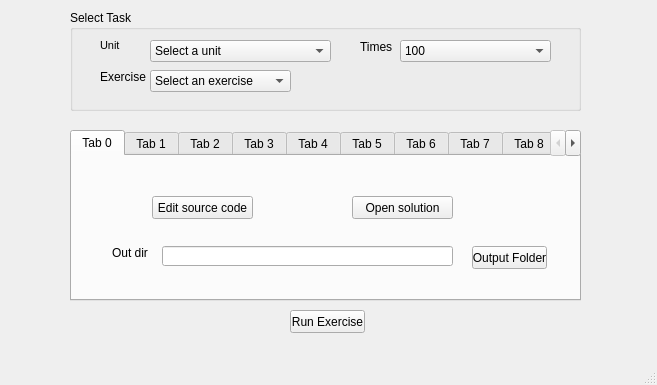
<?xml version="1.0" encoding="UTF-8"?>
<ui version="4.0">
 <class>MainWindow</class>
 <widget class="QMainWindow" name="MainWindow">
  <property name="geometry">
   <rect>
    <x>0</x>
    <y>0</y>
    <width>657</width>
    <height>385</height>
   </rect>
  </property>
  <property name="windowTitle">
   <string>MainWindow</string>
  </property>
  <widget class="QWidget" name="centralwidget">
   <widget class="QGroupBox" name="groupBox">
    <property name="enabled">
     <bool>true</bool>
    </property>
    <property name="geometry">
     <rect>
      <x>70</x>
      <y>10</y>
      <width>511</width>
      <height>101</height>
     </rect>
    </property>
    <property name="title">
     <string>Select Task</string>
    </property>
    <widget class="QLabel" name="label">
     <property name="geometry">
      <rect>
       <x>30</x>
       <y>20</y>
       <width>101</width>
       <height>31</height>
      </rect>
     </property>
     <property name="font">
      <font>
       <pointsize>8</pointsize>
      </font>
     </property>
     <property name="text">
      <string>Unit</string>
     </property>
    </widget>
    <widget class="QLabel" name="label_2">
     <property name="geometry">
      <rect>
       <x>30</x>
       <y>60</y>
       <width>47</width>
       <height>13</height>
      </rect>
     </property>
     <property name="text">
      <string>Exercise</string>
     </property>
    </widget>
    <widget class="QComboBox" name="comboBox">
     <property name="geometry">
      <rect>
       <x>80</x>
       <y>30</y>
       <width>181</width>
       <height>22</height>
      </rect>
     </property>
     <item>
      <property name="text">
       <string>Select a unit</string>
      </property>
     </item>
     <item>
      <property name="text">
       <string>Unit 2</string>
      </property>
     </item>
     <item>
      <property name="text">
       <string>Unit 3</string>
      </property>
     </item>
     <item>
      <property name="text">
       <string>Unit 4</string>
      </property>
     </item>
     <item>
      <property name="text">
       <string>Unit 5</string>
      </property>
     </item>
     <item>
      <property name="text">
       <string>Unit 6</string>
      </property>
     </item>
     <item>
      <property name="text">
       <string>Unit 7</string>
      </property>
     </item>
     <item>
      <property name="text">
       <string>Unit 8</string>
      </property>
     </item>
     <item>
      <property name="text">
       <string>Unit 9</string>
      </property>
     </item>
     <item>
      <property name="text">
       <string>Unit 10</string>
      </property>
     </item>
    </widget>
    <widget class="QComboBox" name="matrix">
     <property name="geometry">
      <rect>
       <x>80</x>
       <y>60</y>
       <width>141</width>
       <height>22</height>
      </rect>
     </property>
     <item>
      <property name="text">
       <string>Select an exercise</string>
      </property>
     </item>
    </widget>
    <widget class="QLabel" name="label_3">
     <property name="geometry">
      <rect>
       <x>290</x>
       <y>30</y>
       <width>47</width>
       <height>13</height>
      </rect>
     </property>
     <property name="text">
      <string>Times</string>
     </property>
    </widget>
    <widget class="QComboBox" name="times">
     <property name="geometry">
      <rect>
       <x>330</x>
       <y>30</y>
       <width>151</width>
       <height>22</height>
      </rect>
     </property>
     <item>
      <property name="text">
       <string>100</string>
      </property>
     </item>
     <item>
      <property name="text">
       <string>1</string>
      </property>
     </item>
    </widget>
   </widget>
   <widget class="QPushButton" name="pushButton_3">
    <property name="geometry">
     <rect>
      <x>290</x>
      <y>310</y>
      <width>75</width>
      <height>23</height>
     </rect>
    </property>
    <property name="text">
     <string>Run Exercise</string>
    </property>
   </widget>
   <widget class="QTabWidget" name="tabWidget">
    <property name="geometry">
     <rect>
      <x>70</x>
      <y>130</y>
      <width>511</width>
      <height>171</height>
     </rect>
    </property>
    <property name="currentIndex">
     <number>0</number>
    </property>
    <widget class="QWidget" name="tab_5">
     <attribute name="title">
      <string>Tab 0</string>
     </attribute>
     <widget class="QPushButton" name="pushButton_22">
      <property name="geometry">
       <rect>
        <x>80</x>
        <y>40</y>
        <width>101</width>
        <height>23</height>
       </rect>
      </property>
      <property name="text">
       <string>Edit source code</string>
      </property>
     </widget>
     <widget class="QLabel" name="label_32">
      <property name="geometry">
       <rect>
        <x>40</x>
        <y>90</y>
        <width>47</width>
        <height>13</height>
       </rect>
      </property>
      <property name="text">
       <string>Out dir</string>
      </property>
     </widget>
     <widget class="QLineEdit" name="lineEdit_14">
      <property name="geometry">
       <rect>
        <x>90</x>
        <y>90</y>
        <width>291</width>
        <height>20</height>
       </rect>
      </property>
     </widget>
     <widget class="QPushButton" name="pushButton_23">
      <property name="geometry">
       <rect>
        <x>400</x>
        <y>90</y>
        <width>75</width>
        <height>23</height>
       </rect>
      </property>
      <property name="text">
       <string>Output Folder</string>
      </property>
     </widget>
     <widget class="QPushButton" name="pushButton_24">
      <property name="geometry">
       <rect>
        <x>280</x>
        <y>40</y>
        <width>101</width>
        <height>23</height>
       </rect>
      </property>
      <property name="text">
       <string>Open solution</string>
      </property>
     </widget>
    </widget>
    <widget class="QWidget" name="p3_3">
     <attribute name="title">
      <string>Tab 1</string>
     </attribute>
     <widget class="QLabel" name="label_4">
      <property name="geometry">
       <rect>
        <x>60</x>
        <y>40</y>
        <width>41</width>
        <height>16</height>
       </rect>
      </property>
      <property name="text">
       <string>Select </string>
      </property>
     </widget>
     <widget class="QComboBox" name="comboBox_4">
      <property name="geometry">
       <rect>
        <x>110</x>
        <y>40</y>
        <width>201</width>
        <height>22</height>
       </rect>
      </property>
      <item>
       <property name="text">
        <string>Default</string>
       </property>
      </item>
      <item>
       <property name="text">
        <string>Change initial pool sizes I</string>
       </property>
      </item>
      <item>
       <property name="text">
        <string>Change initial pool sizes II</string>
       </property>
      </item>
      <item>
       <property name="text">
        <string>Change carbon input I</string>
       </property>
      </item>
      <item>
       <property name="text">
        <string>Change carbon input II</string>
       </property>
      </item>
     </widget>
     <widget class="QLabel" name="label_27">
      <property name="geometry">
       <rect>
        <x>30</x>
        <y>100</y>
        <width>47</width>
        <height>13</height>
       </rect>
      </property>
      <property name="text">
       <string>Out dir</string>
      </property>
     </widget>
     <widget class="QLineEdit" name="lineEdit_11">
      <property name="geometry">
       <rect>
        <x>90</x>
        <y>100</y>
        <width>291</width>
        <height>20</height>
       </rect>
      </property>
     </widget>
     <widget class="QPushButton" name="pushButton_18">
      <property name="geometry">
       <rect>
        <x>400</x>
        <y>100</y>
        <width>75</width>
        <height>23</height>
       </rect>
      </property>
      <property name="text">
       <string>Output Folder</string>
      </property>
     </widget>
     <widget class="QPushButton" name="pushButton">
      <property name="geometry">
       <rect>
        <x>350</x>
        <y>40</y>
        <width>101</width>
        <height>23</height>
       </rect>
      </property>
      <property name="text">
       <string>Open source code</string>
      </property>
     </widget>
     <widget class="QComboBox" name="comboBox_19">
      <property name="geometry">
       <rect>
        <x>110</x>
        <y>40</y>
        <width>201</width>
        <height>22</height>
       </rect>
      </property>
      <item>
       <property name="text">
        <string>Low foilage turnover</string>
       </property>
      </item>
      <item>
       <property name="text">
        <string>Low passive soil turnover</string>
       </property>
      </item>
      <item>
       <property name="text">
        <string>High allocation to foilage</string>
       </property>
      </item>
      <item>
       <property name="text">
        <string>High allocation to woody</string>
       </property>
      </item>
      <item>
       <property name="text">
        <string>Multiple changes I</string>
       </property>
      </item>
      <item>
       <property name="text">
        <string>Multiple changes II</string>
       </property>
      </item>
     </widget>
     <widget class="QComboBox" name="comboBox_5">
      <property name="geometry">
       <rect>
        <x>110</x>
        <y>40</y>
        <width>201</width>
        <height>22</height>
       </rect>
      </property>
      <item>
       <property name="text">
        <string>Default ND</string>
       </property>
      </item>
      <item>
       <property name="text">
        <string>Default SASU</string>
       </property>
      </item>
      <item>
       <property name="text">
        <string>High C input ND</string>
       </property>
      </item>
      <item>
       <property name="text">
        <string>High C input SASU</string>
       </property>
      </item>
      <item>
       <property name="text">
        <string>High K passive ND</string>
       </property>
      </item>
      <item>
       <property name="text">
        <string>High K passive SASU</string>
       </property>
      </item>
     </widget>
     <widget class="QComboBox" name="comboBox_14">
      <property name="geometry">
       <rect>
        <x>110</x>
        <y>40</y>
        <width>201</width>
        <height>22</height>
       </rect>
      </property>
      <item>
       <property name="text">
        <string>Default ND</string>
       </property>
      </item>
      <item>
       <property name="text">
        <string>Default SASU</string>
       </property>
      </item>
      <item>
       <property name="text">
        <string>Nonlinear foilage C with ND</string>
       </property>
      </item>
      <item>
       <property name="text">
        <string>Nonlinear foliage C with SASU</string>
       </property>
      </item>
      <item>
       <property name="text">
        <string>Nonlinear soil C with ND</string>
       </property>
      </item>
      <item>
       <property name="text">
        <string>Nonlinear soil C with SASU</string>
       </property>
      </item>
     </widget>
    </widget>
    <widget class="QWidget" name="tab_3">
     <attribute name="title">
      <string>Tab 2</string>
     </attribute>
     <widget class="QLabel" name="label_28">
      <property name="geometry">
       <rect>
        <x>30</x>
        <y>100</y>
        <width>47</width>
        <height>16</height>
       </rect>
      </property>
      <property name="text">
       <string>Out Dir</string>
      </property>
     </widget>
     <widget class="QLineEdit" name="lineEdit_12">
      <property name="geometry">
       <rect>
        <x>90</x>
        <y>100</y>
        <width>291</width>
        <height>20</height>
       </rect>
      </property>
     </widget>
     <widget class="QPushButton" name="pushButton_19">
      <property name="geometry">
       <rect>
        <x>400</x>
        <y>100</y>
        <width>81</width>
        <height>23</height>
       </rect>
      </property>
      <property name="text">
       <string>Output Folder</string>
      </property>
     </widget>
     <widget class="QLabel" name="label_30">
      <property name="geometry">
       <rect>
        <x>170</x>
        <y>40</y>
        <width>41</width>
        <height>16</height>
       </rect>
      </property>
      <property name="text">
       <string>Select</string>
      </property>
     </widget>
     <widget class="QComboBox" name="comboBox_16">
      <property name="geometry">
       <rect>
        <x>210</x>
        <y>40</y>
        <width>111</width>
        <height>22</height>
       </rect>
      </property>
      <item>
       <property name="text">
        <string>Spatial</string>
       </property>
      </item>
      <item>
       <property name="text">
        <string>Temporal</string>
       </property>
      </item>
     </widget>
    </widget>
    <widget class="QWidget" name="tab_4">
     <attribute name="title">
      <string>Tab 3</string>
     </attribute>
     <widget class="QComboBox" name="comboBox_17">
      <property name="geometry">
       <rect>
        <x>170</x>
        <y>30</y>
        <width>69</width>
        <height>22</height>
       </rect>
      </property>
      <item>
       <property name="text">
        <string>ambient</string>
       </property>
      </item>
      <item>
       <property name="text">
        <string>elevated</string>
       </property>
      </item>
     </widget>
     <widget class="QLabel" name="label_29">
      <property name="geometry">
       <rect>
        <x>130</x>
        <y>30</y>
        <width>47</width>
        <height>13</height>
       </rect>
      </property>
      <property name="text">
       <string>CO2</string>
      </property>
     </widget>
     <widget class="QLabel" name="label_31">
      <property name="geometry">
       <rect>
        <x>40</x>
        <y>90</y>
        <width>61</width>
        <height>20</height>
       </rect>
      </property>
      <property name="text">
       <string>Output Dir</string>
      </property>
     </widget>
     <widget class="QLineEdit" name="lineEdit_13">
      <property name="geometry">
       <rect>
        <x>120</x>
        <y>90</y>
        <width>251</width>
        <height>20</height>
       </rect>
      </property>
     </widget>
     <widget class="QPushButton" name="pushButton_20">
      <property name="geometry">
       <rect>
        <x>400</x>
        <y>90</y>
        <width>75</width>
        <height>23</height>
       </rect>
      </property>
      <property name="text">
       <string>Select</string>
      </property>
     </widget>
     <widget class="QPushButton" name="pushButton_21">
      <property name="geometry">
       <rect>
        <x>300</x>
        <y>30</y>
        <width>101</width>
        <height>23</height>
       </rect>
      </property>
      <property name="text">
       <string>Open source code</string>
      </property>
     </widget>
     <widget class="QComboBox" name="comboBox_18">
      <property name="geometry">
       <rect>
        <x>170</x>
        <y>30</y>
        <width>69</width>
        <height>22</height>
       </rect>
      </property>
      <item>
       <property name="text">
        <string>ambient</string>
       </property>
      </item>
     </widget>
    </widget>
    <widget class="QWidget" name="teco_simulation">
     <attribute name="title">
      <string>Tab 4</string>
     </attribute>
     <widget class="QLabel" name="label_21">
      <property name="geometry">
       <rect>
        <x>50</x>
        <y>40</y>
        <width>61</width>
        <height>20</height>
       </rect>
      </property>
      <property name="text">
       <string>Output Dir</string>
      </property>
     </widget>
     <widget class="QLineEdit" name="lineEdit_4">
      <property name="geometry">
       <rect>
        <x>120</x>
        <y>40</y>
        <width>251</width>
        <height>20</height>
       </rect>
      </property>
     </widget>
     <widget class="QPushButton" name="pushButton_11">
      <property name="geometry">
       <rect>
        <x>400</x>
        <y>40</y>
        <width>75</width>
        <height>23</height>
       </rect>
      </property>
      <property name="text">
       <string>Select</string>
      </property>
     </widget>
     <widget class="QPushButton" name="pushButton_2">
      <property name="geometry">
       <rect>
        <x>50</x>
        <y>90</y>
        <width>151</width>
        <height>23</height>
       </rect>
      </property>
      <property name="text">
       <string>Set Initial parameters</string>
      </property>
     </widget>
     <widget class="QPushButton" name="pushButton_4">
      <property name="geometry">
       <rect>
        <x>300</x>
        <y>90</y>
        <width>151</width>
        <height>23</height>
       </rect>
      </property>
      <property name="text">
       <string>Set Namelist</string>
      </property>
     </widget>
    </widget>
    <widget class="QWidget" name="teco_da">
     <attribute name="title">
      <string>Tab 5</string>
     </attribute>
     <widget class="QLabel" name="label_22">
      <property name="geometry">
       <rect>
        <x>50</x>
        <y>40</y>
        <width>61</width>
        <height>20</height>
       </rect>
      </property>
      <property name="text">
       <string>Output Dir</string>
      </property>
     </widget>
     <widget class="QLineEdit" name="lineEdit_5">
      <property name="geometry">
       <rect>
        <x>120</x>
        <y>40</y>
        <width>251</width>
        <height>20</height>
       </rect>
      </property>
     </widget>
     <widget class="QPushButton" name="pushButton_12">
      <property name="geometry">
       <rect>
        <x>400</x>
        <y>40</y>
        <width>75</width>
        <height>23</height>
       </rect>
      </property>
      <property name="text">
       <string>Select</string>
      </property>
     </widget>
     <widget class="QPushButton" name="pushButton_6">
      <property name="geometry">
       <rect>
        <x>350</x>
        <y>90</y>
        <width>151</width>
        <height>23</height>
       </rect>
      </property>
      <property name="text">
       <string>Set Namelist</string>
      </property>
     </widget>
     <widget class="QPushButton" name="pushButton_5">
      <property name="geometry">
       <rect>
        <x>10</x>
        <y>90</y>
        <width>151</width>
        <height>23</height>
       </rect>
      </property>
      <property name="text">
       <string>Set Initial parameters</string>
      </property>
     </widget>
     <widget class="QPushButton" name="pushButton_15">
      <property name="geometry">
       <rect>
        <x>180</x>
        <y>90</y>
        <width>151</width>
        <height>23</height>
       </rect>
      </property>
      <property name="text">
       <string>select DA pars</string>
      </property>
     </widget>
    </widget>
    <widget class="QWidget" name="teco_forecasting">
     <attribute name="title">
      <string>Tab 6</string>
     </attribute>
     <widget class="QPushButton" name="pushButton_7">
      <property name="geometry">
       <rect>
        <x>400</x>
        <y>10</y>
        <width>75</width>
        <height>23</height>
       </rect>
      </property>
      <property name="text">
       <string>Set DA folder</string>
      </property>
     </widget>
     <widget class="QLabel" name="label_5">
      <property name="geometry">
       <rect>
        <x>6</x>
        <y>10</y>
        <width>71</width>
        <height>20</height>
       </rect>
      </property>
      <property name="text">
       <string>Set DA folder</string>
      </property>
     </widget>
     <widget class="QLineEdit" name="lineEdit">
      <property name="geometry">
       <rect>
        <x>90</x>
        <y>10</y>
        <width>291</width>
        <height>20</height>
       </rect>
      </property>
      <property name="text">
       <string/>
      </property>
     </widget>
     <widget class="QLabel" name="label_6">
      <property name="geometry">
       <rect>
        <x>190</x>
        <y>40</y>
        <width>101</width>
        <height>20</height>
       </rect>
      </property>
      <property name="text">
       <string>Forecast date end:</string>
      </property>
     </widget>
     <widget class="QDateEdit" name="dateEdit">
      <property name="geometry">
       <rect>
        <x>290</x>
        <y>40</y>
        <width>110</width>
        <height>22</height>
       </rect>
      </property>
      <property name="dateTime">
       <datetime>
        <hour>12</hour>
        <minute>0</minute>
        <second>0</second>
        <year>2011</year>
        <month>1</month>
        <day>2</day>
       </datetime>
      </property>
      <property name="calendarPopup">
       <bool>true</bool>
      </property>
     </widget>
     <widget class="QLabel" name="label_7">
      <property name="geometry">
       <rect>
        <x>10</x>
        <y>40</y>
        <width>161</width>
        <height>21</height>
       </rect>
      </property>
      <property name="text">
       <string>Forecast date start: 01/01/2011</string>
      </property>
     </widget>
     <widget class="QLabel" name="label_8">
      <property name="geometry">
       <rect>
        <x>10</x>
        <y>70</y>
        <width>81</width>
        <height>16</height>
       </rect>
      </property>
      <property name="text">
       <string>Warming (0-9℃)</string>
      </property>
     </widget>
     <widget class="QComboBox" name="comboBox_2">
      <property name="geometry">
       <rect>
        <x>100</x>
        <y>70</y>
        <width>69</width>
        <height>22</height>
       </rect>
      </property>
      <item>
       <property name="text">
        <string>0</string>
       </property>
      </item>
      <item>
       <property name="text">
        <string>2.25</string>
       </property>
      </item>
      <item>
       <property name="text">
        <string>4.5</string>
       </property>
      </item>
      <item>
       <property name="text">
        <string>6.75</string>
       </property>
      </item>
      <item>
       <property name="text">
        <string>9</string>
       </property>
      </item>
     </widget>
     <widget class="QLabel" name="label_9">
      <property name="geometry">
       <rect>
        <x>220</x>
        <y>70</y>
        <width>151</width>
        <height>16</height>
       </rect>
      </property>
      <property name="text">
       <string>CO2 fertilization (380-900 ppm)</string>
      </property>
     </widget>
     <widget class="QComboBox" name="comboBox_3">
      <property name="geometry">
       <rect>
        <x>380</x>
        <y>70</y>
        <width>69</width>
        <height>22</height>
       </rect>
      </property>
      <item>
       <property name="text">
        <string>380</string>
       </property>
      </item>
      <item>
       <property name="text">
        <string>900</string>
       </property>
      </item>
     </widget>
     <widget class="QLabel" name="label_24">
      <property name="geometry">
       <rect>
        <x>30</x>
        <y>110</y>
        <width>47</width>
        <height>13</height>
       </rect>
      </property>
      <property name="text">
       <string>Out Dir</string>
      </property>
     </widget>
     <widget class="QLineEdit" name="lineEdit_8">
      <property name="geometry">
       <rect>
        <x>90</x>
        <y>110</y>
        <width>271</width>
        <height>20</height>
       </rect>
      </property>
     </widget>
     <widget class="QPushButton" name="pushButton_14">
      <property name="geometry">
       <rect>
        <x>384</x>
        <y>110</y>
        <width>101</width>
        <height>23</height>
       </rect>
      </property>
      <property name="text">
       <string>Set Output Folder</string>
      </property>
     </widget>
    </widget>
    <widget class="QWidget" name="tab">
     <attribute name="title">
      <string>Tab 7</string>
     </attribute>
     <widget class="QLabel" name="label_25">
      <property name="geometry">
       <rect>
        <x>30</x>
        <y>60</y>
        <width>47</width>
        <height>13</height>
       </rect>
      </property>
      <property name="text">
       <string>OutDir</string>
      </property>
     </widget>
     <widget class="QLineEdit" name="lineEdit_9">
      <property name="geometry">
       <rect>
        <x>80</x>
        <y>60</y>
        <width>281</width>
        <height>20</height>
       </rect>
      </property>
     </widget>
     <widget class="QPushButton" name="pushButton_16">
      <property name="geometry">
       <rect>
        <x>370</x>
        <y>60</y>
        <width>111</width>
        <height>23</height>
       </rect>
      </property>
      <property name="text">
       <string>Set Output Folder</string>
      </property>
     </widget>
    </widget>
    <widget class="QWidget" name="proda_2">
     <attribute name="title">
      <string>Tab 8</string>
     </attribute>
     <widget class="QLabel" name="label_10">
      <property name="geometry">
       <rect>
        <x>20</x>
        <y>10</y>
        <width>47</width>
        <height>13</height>
       </rect>
      </property>
      <property name="text">
       <string>Optimizer</string>
      </property>
     </widget>
     <widget class="QComboBox" name="comboBox_6">
      <property name="geometry">
       <rect>
        <x>10</x>
        <y>30</y>
        <width>69</width>
        <height>22</height>
       </rect>
      </property>
      <item>
       <property name="text">
        <string>adadelta</string>
       </property>
      </item>
      <item>
       <property name="text">
        <string>adam</string>
       </property>
      </item>
      <item>
       <property name="text">
        <string>RMSprop</string>
       </property>
      </item>
     </widget>
     <widget class="QLabel" name="label_11">
      <property name="geometry">
       <rect>
        <x>110</x>
        <y>10</y>
        <width>51</width>
        <height>16</height>
       </rect>
      </property>
      <property name="text">
       <string>Epoch Size</string>
      </property>
     </widget>
     <widget class="QComboBox" name="comboBox_7">
      <property name="geometry">
       <rect>
        <x>100</x>
        <y>30</y>
        <width>69</width>
        <height>22</height>
       </rect>
      </property>
      <item>
       <property name="text">
        <string>100</string>
       </property>
      </item>
      <item>
       <property name="text">
        <string>300</string>
       </property>
      </item>
      <item>
       <property name="text">
        <string>600</string>
       </property>
      </item>
      <item>
       <property name="text">
        <string>900</string>
       </property>
      </item>
      <item>
       <property name="text">
        <string>1200</string>
       </property>
      </item>
     </widget>
     <widget class="QLabel" name="label_12">
      <property name="geometry">
       <rect>
        <x>210</x>
        <y>10</y>
        <width>161</width>
        <height>16</height>
       </rect>
      </property>
      <property name="text">
       <string>Neurone Number for Each Layer</string>
      </property>
     </widget>
     <widget class="QComboBox" name="comboBox_8">
      <property name="geometry">
       <rect>
        <x>250</x>
        <y>30</y>
        <width>69</width>
        <height>22</height>
       </rect>
      </property>
      <item>
       <property name="text">
        <string>256</string>
       </property>
      </item>
      <item>
       <property name="text">
        <string>128</string>
       </property>
      </item>
      <item>
       <property name="text">
        <string>512</string>
       </property>
      </item>
     </widget>
     <widget class="QLabel" name="label_13">
      <property name="geometry">
       <rect>
        <x>400</x>
        <y>10</y>
        <width>91</width>
        <height>16</height>
       </rect>
      </property>
      <property name="text">
       <string>Activation Function</string>
      </property>
     </widget>
     <widget class="QComboBox" name="comboBox_9">
      <property name="geometry">
       <rect>
        <x>410</x>
        <y>30</y>
        <width>69</width>
        <height>22</height>
       </rect>
      </property>
      <item>
       <property name="text">
        <string>relu</string>
       </property>
      </item>
      <item>
       <property name="text">
        <string>tanh</string>
       </property>
      </item>
      <item>
       <property name="text">
        <string>sigmoid</string>
       </property>
      </item>
     </widget>
     <widget class="QLabel" name="label_14">
      <property name="geometry">
       <rect>
        <x>10</x>
        <y>60</y>
        <width>71</width>
        <height>16</height>
       </rect>
      </property>
      <property name="text">
       <string>Loss Function</string>
      </property>
     </widget>
     <widget class="QComboBox" name="comboBox_10">
      <property name="geometry">
       <rect>
        <x>10</x>
        <y>80</y>
        <width>69</width>
        <height>22</height>
       </rect>
      </property>
      <item>
       <property name="text">
        <string>joint_loss</string>
       </property>
      </item>
      <item>
       <property name="text">
        <string>mse</string>
       </property>
      </item>
     </widget>
     <widget class="QLabel" name="label_15">
      <property name="geometry">
       <rect>
        <x>110</x>
        <y>60</y>
        <width>47</width>
        <height>13</height>
       </rect>
      </property>
      <property name="text">
       <string>Batch Size</string>
      </property>
     </widget>
     <widget class="QComboBox" name="comboBox_11">
      <property name="geometry">
       <rect>
        <x>100</x>
        <y>80</y>
        <width>69</width>
        <height>22</height>
       </rect>
      </property>
      <item>
       <property name="text">
        <string>64</string>
       </property>
      </item>
      <item>
       <property name="text">
        <string>32</string>
       </property>
      </item>
      <item>
       <property name="text">
        <string>48</string>
       </property>
      </item>
     </widget>
     <widget class="QLabel" name="label_16">
      <property name="geometry">
       <rect>
        <x>260</x>
        <y>60</y>
        <width>41</width>
        <height>16</height>
       </rect>
      </property>
      <property name="text">
       <string>Layers</string>
      </property>
     </widget>
     <widget class="QComboBox" name="comboBox_12">
      <property name="geometry">
       <rect>
        <x>240</x>
        <y>80</y>
        <width>69</width>
        <height>22</height>
       </rect>
      </property>
      <item>
       <property name="text">
        <string>4</string>
       </property>
      </item>
      <item>
       <property name="text">
        <string>1</string>
       </property>
      </item>
      <item>
       <property name="text">
        <string>2</string>
       </property>
      </item>
      <item>
       <property name="text">
        <string>3</string>
       </property>
      </item>
     </widget>
     <widget class="QLabel" name="label_17">
      <property name="geometry">
       <rect>
        <x>340</x>
        <y>60</y>
        <width>131</width>
        <height>16</height>
       </rect>
      </property>
      <property name="text">
       <string>Drop Ratio for Each Layer</string>
      </property>
     </widget>
     <widget class="QComboBox" name="comboBox_13">
      <property name="geometry">
       <rect>
        <x>370</x>
        <y>80</y>
        <width>69</width>
        <height>22</height>
       </rect>
      </property>
      <item>
       <property name="text">
        <string>0.3</string>
       </property>
      </item>
      <item>
       <property name="text">
        <string>0</string>
       </property>
      </item>
      <item>
       <property name="text">
        <string>0.5</string>
       </property>
      </item>
     </widget>
     <widget class="QLabel" name="label_20">
      <property name="geometry">
       <rect>
        <x>20</x>
        <y>120</y>
        <width>47</width>
        <height>13</height>
       </rect>
      </property>
      <property name="text">
       <string>OutDir</string>
      </property>
     </widget>
     <widget class="QPushButton" name="pushButton_10">
      <property name="geometry">
       <rect>
        <x>370</x>
        <y>120</y>
        <width>111</width>
        <height>23</height>
       </rect>
      </property>
      <property name="text">
       <string>Set Output Folder</string>
      </property>
     </widget>
     <widget class="QLineEdit" name="lineEdit_6">
      <property name="geometry">
       <rect>
        <x>70</x>
        <y>120</y>
        <width>281</width>
        <height>20</height>
       </rect>
      </property>
     </widget>
    </widget>
    <widget class="QWidget" name="tab_2">
     <attribute name="title">
      <string>Tab 9</string>
     </attribute>
     <widget class="QLabel" name="label_26">
      <property name="geometry">
       <rect>
        <x>30</x>
        <y>60</y>
        <width>47</width>
        <height>13</height>
       </rect>
      </property>
      <property name="text">
       <string>OutDir</string>
      </property>
     </widget>
     <widget class="QLineEdit" name="lineEdit_10">
      <property name="geometry">
       <rect>
        <x>80</x>
        <y>60</y>
        <width>281</width>
        <height>20</height>
       </rect>
      </property>
     </widget>
     <widget class="QPushButton" name="pushButton_17">
      <property name="geometry">
       <rect>
        <x>370</x>
        <y>60</y>
        <width>111</width>
        <height>23</height>
       </rect>
      </property>
      <property name="text">
       <string>Set Output Folder</string>
      </property>
     </widget>
    </widget>
    <widget class="QWidget" name="proda_4">
     <attribute name="title">
      <string>Tab 10</string>
     </attribute>
     <widget class="QLabel" name="label_18">
      <property name="geometry">
       <rect>
        <x>10</x>
        <y>20</y>
        <width>31</width>
        <height>16</height>
       </rect>
      </property>
      <property name="text">
       <string>Set Dir</string>
      </property>
     </widget>
     <widget class="QLineEdit" name="lineEdit_2">
      <property name="geometry">
       <rect>
        <x>50</x>
        <y>20</y>
        <width>261</width>
        <height>20</height>
       </rect>
      </property>
     </widget>
     <widget class="QPushButton" name="pushButton_8">
      <property name="geometry">
       <rect>
        <x>330</x>
        <y>20</y>
        <width>171</width>
        <height>23</height>
       </rect>
      </property>
      <property name="text">
       <string>Set Neural Networks Task Folder</string>
      </property>
     </widget>
     <widget class="QLabel" name="label_19">
      <property name="geometry">
       <rect>
        <x>10</x>
        <y>60</y>
        <width>31</width>
        <height>16</height>
       </rect>
      </property>
      <property name="text">
       <string>Set Dir</string>
      </property>
     </widget>
     <widget class="QLineEdit" name="lineEdit_3">
      <property name="geometry">
       <rect>
        <x>50</x>
        <y>60</y>
        <width>261</width>
        <height>20</height>
       </rect>
      </property>
     </widget>
     <widget class="QPushButton" name="pushButton_9">
      <property name="geometry">
       <rect>
        <x>330</x>
        <y>60</y>
        <width>171</width>
        <height>23</height>
       </rect>
      </property>
      <property name="text">
       <string>Set One Batch DA Task Floder</string>
      </property>
     </widget>
     <widget class="QLabel" name="label_23">
      <property name="geometry">
       <rect>
        <x>10</x>
        <y>100</y>
        <width>31</width>
        <height>16</height>
       </rect>
      </property>
      <property name="text">
       <string>Set Dir</string>
      </property>
     </widget>
     <widget class="QLineEdit" name="lineEdit_7">
      <property name="geometry">
       <rect>
        <x>50</x>
        <y>100</y>
        <width>261</width>
        <height>20</height>
       </rect>
      </property>
     </widget>
     <widget class="QPushButton" name="pushButton_13">
      <property name="geometry">
       <rect>
        <x>330</x>
        <y>100</y>
        <width>171</width>
        <height>23</height>
       </rect>
      </property>
      <property name="text">
       <string>Set Output Folder</string>
      </property>
     </widget>
    </widget>
   </widget>
   <zorder>tabWidget</zorder>
   <zorder>groupBox</zorder>
   <zorder>pushButton_3</zorder>
  </widget>
  <widget class="QMenuBar" name="menubar">
   <property name="geometry">
    <rect>
     <x>0</x>
     <y>0</y>
     <width>657</width>
     <height>21</height>
    </rect>
   </property>
  </widget>
  <widget class="QStatusBar" name="statusbar"/>
 </widget>
 <resources/>
 <connections/>
</ui>
